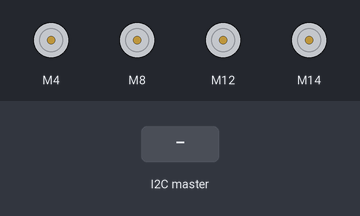
A sketch run on a simulated Arduino Uno, built with avr-gcc and run on an emulated ATmega328P. Shown: 4 × DC motor (green arrow = forward, orange = backward, longer = faster). Inputs (shaded band) come from the test bench. What the sketch prints to the serial monitor is not drawn.

Above: at 1.2 s.
1.3 s: the I2C master sends the byte 1
2.8 s: the I2C master sends the byte 90
Timing chart, 0 to 5.8 s (numbered marks = the images above; inputs shaded):
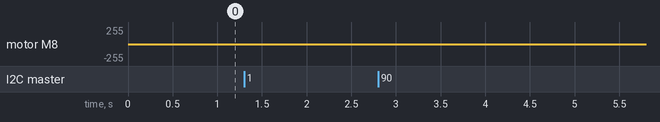

The sketch:

TB6612FNG_slave.ino
```cpp
// This is the library for the TB6612 that contains the class Motor and all the
// functions
#include <SparkFun_TB6612.h>

#include <Wire.h>

// configure I2C address
#define ADDRESS 0

// Pins for all inputs, keep in mind the PWM defines must be on PWM pins
#define PWMA_1 3
#define AIN2_1 2
#define AIN1_1 4
#define STBY_1 7
#define BIN1_1 8
#define BIN2_1 10
#define PWMB_1 5

#define PWMA_2 6
#define AIN2_2 11
#define AIN1_2 12
#define STBY_2 13
#define BIN1_2 A0
#define BIN2_2 A1
#define PWMB_2 9


// these constants are used to allow you to make your motor configuration
// line up with function names like forward.  Value can be 1 or -1
const int offsetA_1 = 1;
const int offsetB_1 = 1;
const int offsetA_2 = 1;
const int offsetB_2 = 1;


// Initializing motors.  The library will allow you to initialize as many
// motors as you have memory for.  If you are using functions like forward
// that take 2 motors as arguements you can either write new functions or
// call the function more than once.
Motor TEC1 = Motor(AIN1_1, AIN2_1, PWMA_1, offsetA_1, STBY_1);
Motor TEC2 = Motor(BIN1_1, BIN2_1, PWMB_1, offsetB_1, STBY_1);
Motor TEC3 = Motor(AIN1_2, AIN2_2, PWMA_2, offsetA_2, STBY_2);
Motor TEC4 = Motor(BIN1_2, BIN2_2, PWMB_2, offsetB_2, STBY_2);


void setup() {
  Serial.begin(9600);

  Wire.begin(ADDRESS);                // join i2c bus with address
  Wire.onReceive(receiveEvent); // register event

  TEC1.standby();
  TEC2.standby();
  TEC3.standby();
  TEC4.standby();

}

void loop() {

  // wait some time
  delay(100);

}


// function that executes whenever data is received from master
// this function is registered as an event, see setup()
void receiveEvent(int howMany) {

  uint8_t channel = Wire.read();    // receive channel
  int duty = Wire.read();    // receive duty cycle

  // I2C works with unsigned bytes so there is some transformation needed
  if (duty > 127) {
    duty = 256 - duty;
    duty *= -1;
  }

  Serial.print(F("* received channel: "));
  Serial.print(channel);
  Serial.print(F(", duty cycle: "));
  Serial.println(duty);

  // set TEC output
  setTEC(channel, duty);

}


// set TEC output duty cycle
//
void setTEC(uint8_t channel, int duty) {

 switch (channel) {
      case 0:
            TEC1.drive(duty);
            Serial.print("*** TEC1 duty cycle set to ");
            break;
      case 1:
            TEC2.drive(duty);
            Serial.print("*** TEC2 duty cycle set to ");
            break;
      case 2:
            TEC3.drive(duty);
            Serial.print("*** TEC3 duty cycle set to ");
            break;
      case 3:
            TEC4.drive(duty);
            Serial.print("*** TEC4 duty cycle set to ");
            break;
     }

  Serial.println(duty);

}
```

Measured:
- after the input at 1.3 s, motor M8: stopped → backward 1/255 at once
- after the input at 2.8 s, every drawn part: stays the same
